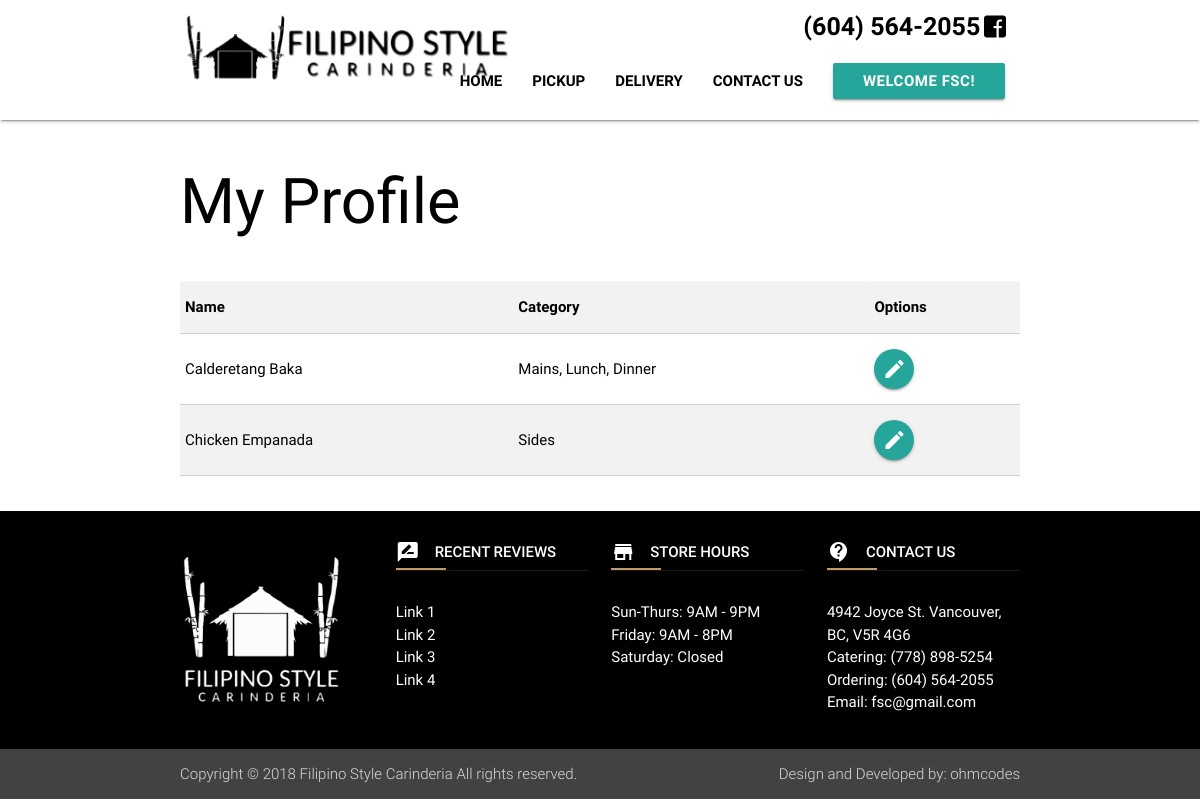
/profile/ (signed in), run on the app's committed database.
### website/models.py (models this page shows, shortened)
class Foods(models.Model):
	fname = models.CharField(max_length=300, verbose_name='Name')
	desc = models.TextField(verbose_name='Description')
	other_info = models.CharField(max_length=3000, verbose_name='Other Info')
	category = models.TextField(verbose_name='Categories')
	price_s = models.DecimalField(max_digits=20, decimal_places=2, default=Decimal('0.00'),verbose_name='Price Small')
	price_m = models.DecimalField(max_digits=20, decimal_places=2, default=Decimal('0.00'),verbose_name='Price Medium')
	price_l = models.DecimalField(max_digits=20, decimal_places=2, default=Decimal('0.00'),verbose_name='Price Large')
	price = models.DecimalField(max_digits=20, decimal_places=2, default=Decimal('0.00'),verbose_name='Price')
	choices_status = (('1', 'Active'),('2','Inactive'))
	f_status = models.CharField(max_length=200, default='1', choices=choices_status,verbose_name='status')
	date_created = models.DateTimeField(("Date Created"), default=timezone.now)

### website/views.py (the view)
# urls.py: url(r'^profile/$', views.profile, name='profile' ),
def profile(request):
    item = Foods.objects.all()
    context = {'foods':item}
    return render(request, "profile.html",context)

### website/templates/profile.html (shortened to what this page needs)
{% extends 'base.html' %}
{% block content %}
<div class="container">
	<div class="section">
		<div class="row">
			<div class="col l12">
				<h1>My Profile</h1>
			</div>
		</div>
		<div class="row">
			<div class="col l12">
				<table class="responsive-table bordered striped highlight">
					<tr>
						<th>Name</th>
						<th>Category</th>
						<th>Options</th>
					</tr>
					{% for item in foods %}
					<tr>
						<td>{{ item.fname }}</td>
						<td>{{ item.category }}</td>
						<td><a href="/menuedit/{{ item.id }}" class="btn-floating waves-effect"><i class="material-icons">mode_edit</i></a></td>
					</tr>
					{% endfor %}
				</table>
			</div>
		</div>
	</div>
</div>
{% endblock %}

### website/templates/base.html (shortened to what this page needs)
{% load staticfiles %}
{% load static %}
{% get_media_prefix as STATIC_MEDIA %}
{% get_static_prefix as STATIC_URL %}
<!DOCTYPE html>
<html>
<head>
	<link rel="stylesheet" href="https://use.fontawesome.com/releases/v5.0.13/css/all.css">
	<link type="text/css" rel="stylesheet" href="{% static 'css/materialize.min.css' %}"  media="screen,projection"/>
	<link type="text/css" rel="stylesheet" href="{% static 'css/main.css' %}"/>
</head>
<body>
	<div class="navbar-fixed">
		<nav class="white" role="navigation">
			<div class="nav-wrapper container">
				<a id="logo-container" href="/" class="brand-logo"><img class="responsive-img" src="{{ STATIC_MEDIA }}fsc-logo-rec.png" style="height: 80px;" /></a>
				<div class="upper-nav right">
					<div class="phone"><a href="tel:604-564-2055">(604) 564-2055</a></div>&nbsp;
					<div class="social">
						<a href="https://www.facebook.com/filipinostylecarinderia/"><i class="fab fa-facebook-square"></i></a>
					</div>
				</div><br>
				<ul class="right hide-on-med-and-down">
					<li><a href="/">Home</a></li>
					<li><a href="/menus/">Pickup</a></li>
					<li><a href="https://www.skipthedishes.com/filipino-style-carinderia/order">Delivery</a></li>
					<li><a href="/contact/">Contact us</a></li>
					{% if user.is_authenticated %}
					<li><a class="dropdown-button btn" data-activates="dropdown1">Welcome {{ user.username }}!</a></li>
					{% else %}
					<li><a href="{% url 'signuppage' %}" class="dropdown-button btn" data-activates="dropdown1">Sign Up</a></li>
					{% endif %}
				</ul>
			</div>
		</nav>
	</div>
{% block content %}
{% endblock %}
	<footer class="page-footer black">
		<div class="container">
			<div class="row">
				<div class="col l3 s12">
					<br>
					<img src="{{ STATIC_MEDIA }}logo-white.png" height="150">
				</div>
				<div class="col l3 s12">
					<h5 class="white-text"><i class="material-icons left">rate_review</i>Recent Reviews</h5>
					<ul>
						<li><a class="white-text" href="#!">Link 1</a></li>
						<li><a class="white-text" href="#!">Link 2</a></li>
						<li><a class="white-text" href="#!">Link 3</a></li>
						<li><a class="white-text" href="#!">Link 4</a></li>
					</ul>
				</div>
				<div class="col l3 s12">
					<h5 class="white-text"><i class="material-icons left">store</i>Store Hours</h5>
					<ul>
						<li>Sun-Thurs: 9AM - 9PM</li>
						<li>Friday: 9AM - 8PM</li>
						<li>Saturday: Closed</li>
					</ul>
				</div>
				<div class="col l3 s12">
					<h5 class="white-text"><i class="material-icons left">contact_support</i>Contact Us</h5>
					<ul>
						<li>4942 Joyce St. Vancouver, BC, V5R 4G6</li>
						<li>Catering: <a class="white-text" href="tel:778-898-5254">(778) 898-5254</a></li>
						<li>Ordering: <a class="white-text" href="tel:604-564-2055">(604) 564-2055</a></li>
						<li>Email: <a class="white-text" href="mail:fsc@gmail.com">fsc@gmail.com</a></li>
					</ul>
				</div>
			</div>
		</div>
		<div class="footer-copyright grey darken-3">
			<div class="container">
				<span>
					Copyright © 2018 Filipino Style Carinderia All rights reserved.
				</span>
				<span class="right">
					Design and Developed by: ohmcodes
				</span>
			</div>
		</div>
	</footer>
</body>
</html>

### static/static/css/main.css (style rules this page uses)
html { color:#000; }
nav, nav ul a, nav a { color:#000; text-transform: uppercase; font-weight: bolder; }
.phone { font-size: 25px; }
.navbar-fixed { height: 120px; }
nav, nav .nav-wrapper i, nav a.button-collapse, nav a.button-collapse i { height: 120px; line-height: 54px; }
nav .brand-logo { margin-top: 10px; }
.upper-nav { display: flex; margin-right: 15px; line-height:54px; height: 50px; }
footer h5 { color: #fff; font-weight: 500; text-transform: uppercase; position: relative; border-bottom: 1px solid rgba(255, 255, 255, 0.1); margin-bottom: 30px; padding-bottom: 10px; font-size: 15px; }
footer h5:before { content: ""; position: absolute; left: 0; bottom: 0; width: 50px; height: 2px; background-color: #c0996b; }
footer h5 .material-icons { line-height: 0.7; }

### data on the page
Foods: fname "Calderetang Baka", category "Mains, Lunch, Dinner"
Foods: fname "Chicken Empanada", category "Sides"

### other printed values
{{ user.username }} "FSC"
